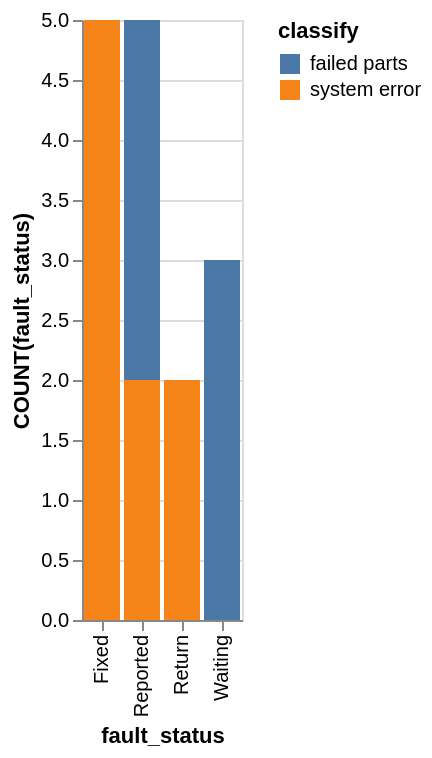

Vega-Lite specification for this chart:
### Vega-Lite specification from a JSON file in a GitHub repository (floating-point values rounded to 4 significant figures)
{"data": {"values": [{"x_data": "Fixed", "y_data": 0, "classify": "failed parts"}, {"x_data": "Reported", "y_data": 3, "classify": "failed parts"}, {"x_data": "Return", "y_data": 0, "classify": "failed parts"}, {"x_data": "Waiting", "y_data": 3, "classify": "failed parts"}, {"x_data": "Fixed", "y_data": 5, "classify": "system error"}, {"x_data": "Reported", "y_data": 2, "classify": "system error"}, {"x_data": "Return", "y_data": 2, "classify": "system error"}, {"x_data": "Waiting", "y_data": 0, "classify": "system error"}]}, "mark": "bar", "encoding": {"x": {"field": "x_data", "type": "nominal", "title": "fault_status", "sort": "ascending"}, "y": {"field": "y_data", "type": "quantitative", "title": "COUNT(fault_status)"}, "color": {"field": "classify"}}}
